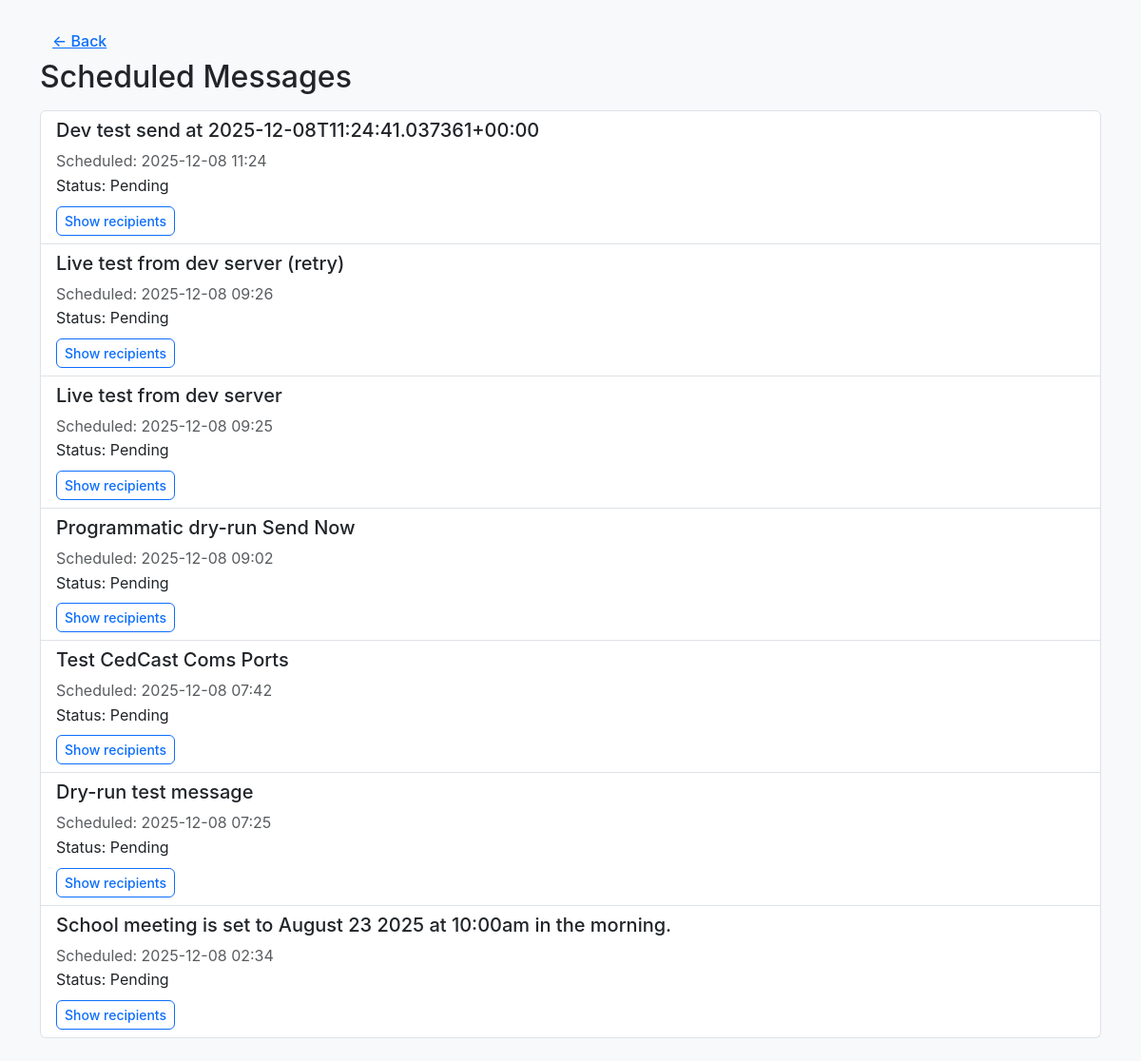
Screenshot of /packnet/org/messages/scheduled/ (signed in) with the database file from the repository.
### core/models.py (models this page shows, shortened)
class OrgMessage(models.Model):
	organization = models.ForeignKey('Organization', on_delete=models.CASCADE)
	content = models.TextField()
	scheduled_time = models.DateTimeField()
	sent = models.BooleanField(default=False)
	created_at = models.DateTimeField(auto_now_add=True)
	created_by = models.ForeignKey('User', on_delete=models.SET_NULL, null=True, blank=True)
	class Meta:
		indexes = [
			models.Index(fields=['organization', 'scheduled_time']),
			models.Index(fields=['organization', 'sent', 'created_at']),
			models.Index(fields=['organization', 'created_at']),
		]

### core/views.py (the view)
# urls.py: path('<slug:org_slug>/org/messages/scheduled/', views.org_scheduled_messages, name='org_scheduled_messages'),
@login_required
def org_scheduled_messages(request, org_slug=None):
	user = request.user
	if user.role != User.ORG_ADMIN or not getattr(user, 'organization', None):
		return redirect('dashboard')
	org = user.organization
	if org_slug and org.slug != org_slug:
		return redirect('org_scheduled_messages', org_slug=org.slug)
	from .models import OrgMessage, OrgAlertRecipient
	scheduled = OrgMessage.objects.filter(organization=org).filter(sent=False).order_by('-scheduled_time')
	return render(request, 'org_messages_scheduled.html', {'organization': org, 'messages': scheduled})

### core/templates/org_messages_scheduled.html (shortened to what this page needs)
{% extends 'base.html' %}
{% load static %}
{% block content %}
    <div class="container py-4">
        <a href="{% url 'org_dashboard' organization.slug %}" class="btn btn-link">← Back</a>
        <h2>Scheduled Messages</h2>
        <div class="list-group mt-3">
            {% for message in messages %}
            <div class="list-group-item">
                <h5>{{ message.content }}</h5>
                <div class="text-muted">Scheduled: {{ message.scheduled_time|date:'Y-m-d H:i' }}</div>
                <div>Status: {% if message.sent %}Sent{% else %}Pending{% endif %}</div>
                <div class="mt-2">
                    <a href="#" class="btn btn-sm btn-outline-primary" data-bs-toggle="collapse" data-bs-target="#recipients-{{ message.id }}">Show recipients</a>
                </div>
            </div>
            {% empty %}
            <div class="alert alert-info">No scheduled messages.</div>
            {% endfor %}
        </div>
    </div>
{% endblock %}

### static/css/style.css (style rules this page uses)
:root { --primary-color: #0d6efd; --secondary-color: #6c757d; --success-color: #198754; --warning-color: #ffc107; --danger-color: #dc3545; --info-color: #0dcaf0; --light-bg: #f8f9fa; --dark-text: #212529; --border-radius: 8px; --shadow: 0 2px 4px rgba(0,0,0,0.1); --shadow-lg: 0 4px 12px rgba(0,0,0,0.15); }
body { font-family: 'Inter', -apple-system, BlinkMacSystemFont, 'Segoe UI', Roboto, sans-serif; background-color: var(--light-bg); color: var(--dark-text); line-height: 1.6; }
.btn { border-radius: 6px; font-weight: 500; transition: all 0.2s ease; }

### rows the page displays
OrgMessage: content "Dev test send at 2025-12-08T11:24:41.037361+00:00", scheduled_time "2025-12-08 11:24", sent "Pending"
OrgMessage: content "Live test from dev server (retry)", scheduled_time "2025-12-08 09:26", sent "Pending"
OrgMessage: content "Live test from dev server", scheduled_time "2025-12-08 09:25", sent "Pending"
OrgMessage: content "Programmatic dry-run Send Now", scheduled_time "2025-12-08 09:02", sent "Pending"
OrgMessage: content "Test CedCast Coms Ports", scheduled_time "2025-12-08 07:42", sent "Pending"
OrgMessage: content "Dry-run test message", scheduled_time "2025-12-08 07:25", sent "Pending"
OrgMessage: content "School meeting is set to August 23 2025 at 10:00am in the morning.", scheduled_time "2025-12-08 02:34", sent "Pending"
